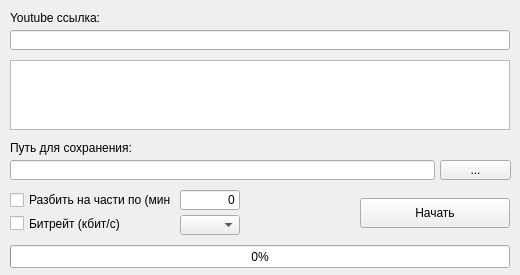
<?xml version="1.0" encoding="UTF-8"?>
<ui version="4.0">
 <class>MainWindow</class>
 <widget class="QMainWindow" name="MainWindow">
  <property name="geometry">
   <rect>
    <x>0</x>
    <y>0</y>
    <width>520</width>
    <height>275</height>
   </rect>
  </property>
  <property name="sizePolicy">
   <sizepolicy hsizetype="Fixed" vsizetype="Fixed">
    <horstretch>0</horstretch>
    <verstretch>0</verstretch>
   </sizepolicy>
  </property>
  <property name="windowTitle">
   <string>Youtube Downloader</string>
  </property>
  <widget class="QWidget" name="centralwidget">
   <widget class="QProgressBar" name="progressBar">
    <property name="geometry">
     <rect>
      <x>10</x>
      <y>245</y>
      <width>500</width>
      <height>23</height>
     </rect>
    </property>
    <property name="value">
     <number>0</number>
    </property>
    <property name="alignment">
     <set>Qt::AlignCenter</set>
    </property>
   </widget>
   <widget class="QLineEdit" name="lineEdit">
    <property name="geometry">
     <rect>
      <x>10</x>
      <y>30</y>
      <width>500</width>
      <height>20</height>
     </rect>
    </property>
   </widget>
   <widget class="QLabel" name="label_2">
    <property name="geometry">
     <rect>
      <x>10</x>
      <y>140</y>
      <width>131</width>
      <height>16</height>
     </rect>
    </property>
    <property name="text">
     <string>Путь для сохранения:</string>
    </property>
   </widget>
   <widget class="QPushButton" name="pushButton_2">
    <property name="geometry">
     <rect>
      <x>440</x>
      <y>160</y>
      <width>71</width>
      <height>20</height>
     </rect>
    </property>
    <property name="text">
     <string>...</string>
    </property>
   </widget>
   <widget class="QCheckBox" name="checkBox">
    <property name="geometry">
     <rect>
      <x>10</x>
      <y>190</y>
      <width>161</width>
      <height>20</height>
     </rect>
    </property>
    <property name="text">
     <string>Разбить на части по (мин):</string>
    </property>
   </widget>
   <widget class="QLineEdit" name="lineEdit_2">
    <property name="geometry">
     <rect>
      <x>10</x>
      <y>160</y>
      <width>425</width>
      <height>20</height>
     </rect>
    </property>
    <property name="readOnly">
     <bool>true</bool>
    </property>
   </widget>
   <widget class="QPushButton" name="pushButton">
    <property name="geometry">
     <rect>
      <x>360</x>
      <y>198</y>
      <width>150</width>
      <height>30</height>
     </rect>
    </property>
    <property name="text">
     <string>Начать</string>
    </property>
   </widget>
   <widget class="QLineEdit" name="lineEdit_3">
    <property name="geometry">
     <rect>
      <x>180</x>
      <y>190</y>
      <width>60</width>
      <height>20</height>
     </rect>
    </property>
    <property name="text">
     <string>0</string>
    </property>
    <property name="alignment">
     <set>Qt::AlignRight|Qt::AlignTrailing|Qt::AlignVCenter</set>
    </property>
   </widget>
   <widget class="QLabel" name="label">
    <property name="geometry">
     <rect>
      <x>10</x>
      <y>10</y>
      <width>101</width>
      <height>16</height>
     </rect>
    </property>
    <property name="text">
     <string>Youtube ссылка:</string>
    </property>
   </widget>
   <widget class="QTextEdit" name="textEdit">
    <property name="geometry">
     <rect>
      <x>10</x>
      <y>60</y>
      <width>500</width>
      <height>70</height>
     </rect>
    </property>
    <property name="undoRedoEnabled">
     <bool>false</bool>
    </property>
    <property name="readOnly">
     <bool>true</bool>
    </property>
   </widget>
   <widget class="QCheckBox" name="checkBox_2">
    <property name="geometry">
     <rect>
      <x>10</x>
      <y>215</y>
      <width>111</width>
      <height>17</height>
     </rect>
    </property>
    <property name="text">
     <string>Битрейт (кбит/с)</string>
    </property>
   </widget>
   <widget class="QComboBox" name="comboBox">
    <property name="geometry">
     <rect>
      <x>180</x>
      <y>215</y>
      <width>60</width>
      <height>20</height>
     </rect>
    </property>
   </widget>
  </widget>
 </widget>
 <tabstops>
  <tabstop>lineEdit</tabstop>
  <tabstop>lineEdit_2</tabstop>
  <tabstop>pushButton_2</tabstop>
  <tabstop>checkBox</tabstop>
  <tabstop>lineEdit_3</tabstop>
  <tabstop>pushButton</tabstop>
 </tabstops>
 <resources/>
 <connections/>
</ui>
